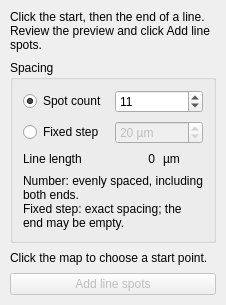
              <widget class="QWidget" name="tabWidgetPage2">
               <layout class="QVBoxLayout" name="layout_24">
                <property name="spacing">
                 <number>8</number>
                </property>
                <property name="leftMargin">
                 <number>10</number>
                </property>
                <property name="topMargin">
                 <number>10</number>
                </property>
                <property name="rightMargin">
                 <number>10</number>
                </property>
                <property name="bottomMargin">
                 <number>10</number>
                </property>
                <item>
                 <widget class="QLabel" name="Hint_Line">
                  <property name="text">
                   <string>Click the start, then the end of a line. Review the preview and click Add line spots.</string>
                  </property>
                  <property name="wordWrap">
                   <bool>true</bool>
                  </property>
                  <property name="textFormat">
                   <enum>Qt::PlainText</enum>
                  </property>
                  <property name="textInteractionFlags">
                   <set>Qt::TextSelectableByMouse</set>
                  </property>
                 </widget>
                </item>
                <item>
                 <widget class="QGroupBox" name="groupBox_9">
                  <property name="title">
                   <string>Spacing</string>
                  </property>
                  <layout class="QVBoxLayout" name="layout_23">
                   <property name="spacing">
                    <number>8</number>
                   </property>
                   <property name="leftMargin">
                    <number>10</number>
                   </property>
                   <property name="topMargin">
                    <number>10</number>
                   </property>
                   <property name="rightMargin">
                    <number>10</number>
                   </property>
                   <property name="bottomMargin">
                    <number>10</number>
                   </property>
                   <item>
                    <layout class="QGridLayout" name="layout_22">
                     <property name="spacing">
                      <number>8</number>
                     </property>
                     <property name="leftMargin">
                      <number>0</number>
                     </property>
                     <property name="topMargin">
                      <number>0</number>
                     </property>
                     <property name="rightMargin">
                      <number>0</number>
                     </property>
                     <property name="bottomMargin">
                      <number>0</number>
                     </property>
                     <item row="0" column="0">
                      <widget class="QRadioButton" name="Opt_Line_N_Spot">
                       <property name="checked">
                        <bool>true</bool>
                       </property>
                       <attribute name="buttonGroup">
                        <string notr="true">buttonGroup</string>
                       </attribute>
                       <property name="text">
                        <string>Spot count</string>
                       </property>
                      </widget>
                     </item>
                     <item row="0" column="1">
                      <widget class="QSpinBox" name="Spn_Line_N_Spot">
                       <property name="readOnly">
                        <bool>false</bool>
                       </property>
                       <property name="minimum">
                        <number>2</number>
                       </property>
                       <property name="maximum">
                        <number>999999</number>
                       </property>
                       <property name="value">
                        <number>11</number>
                       </property>
                       <property name="keyboardTracking">
                        <bool>false</bool>
                       </property>
                       <property name="accessibleName">
                        <string>Line spot count</string>
                       </property>
                      </widget>
                     </item>
                     <item row="1" column="0">
                      <widget class="QRadioButton" name="Opt_Line_Step_Size">
                       <property name="checked">
                        <bool>false</bool>
                       </property>
                       <attribute name="buttonGroup">
                        <string notr="true">buttonGroup</string>
                       </attribute>
                       <property name="text">
                        <string>Fixed step</string>
                       </property>
                      </widget>
                     </item>
                     <item row="1" column="1">
                      <widget class="QSpinBox" name="Spn_Line_Step_Size">
                       <property name="enabled">
                        <bool>false</bool>
                       </property>
                       <property name="minimum">
                        <number>1</number>
                       </property>
                       <property name="maximum">
                        <number>999999999</number>
                       </property>
                       <property name="value">
                        <number>20</number>
                       </property>
                       <property name="suffix">
                        <string> µm</string>
                       </property>
                       <property name="keyboardTracking">
                        <bool>false</bool>
                       </property>
                       <property name="accessibleName">
                        <string>Line step size in micrometers</string>
                       </property>
                      </widget>
                     </item>
                     <item row="2" column="0">
                      <widget class="QLabel" name="label_17">
                       <property name="text">
                        <string>Line length</string>
                       </property>
                       <property name="wordWrap">
                        <bool>true</bool>
                       </property>
                       <property name="textInteractionFlags">
                        <set>Qt::TextSelectableByMouse</set>
                       </property>
                      </widget>
                     </item>
                     <item row="2" column="1">
                      <layout class="QHBoxLayout" name="layout_21">
                       <property name="spacing">
                        <number>8</number>
                       </property>
                       <property name="leftMargin">
                        <number>0</number>
                       </property>
                       <property name="topMargin">
                        <number>0</number>
                       </property>
                       <property name="rightMargin">
                        <number>0</number>
                       </property>
                       <property name="bottomMargin">
                        <number>0</number>
                       </property>
                       <item>
                        <widget class="QLabel" name="Txt_Line_Length">
                         <property name="text">
                          <string>0</string>
                         </property>
                         <property name="alignment">
                          <set>Qt::AlignRight|Qt::AlignTrailing|Qt::AlignVCenter</set>
                         </property>
                         <property name="textInteractionFlags">
                          <set>Qt::TextSelectableByMouse</set>
                         </property>
                        </widget>
                       </item>
                       <item>
                        <widget class="QLabel" name="label_12">
                         <property name="text">
                          <string>µm</string>
                         </property>
                         <property name="wordWrap">
                          <bool>true</bool>
                         </property>
                         <property name="textInteractionFlags">
                          <set>Qt::TextSelectableByMouse</set>
                         </property>
                        </widget>
                       </item>
                      </layout>
                     </item>
                    </layout>
                   </item>
                   <item>
                    <widget class="QLabel" name="Hint_LineSpacing">
                     <property name="text">
                      <string>Number: evenly spaced, including both ends.
Fixed step: exact spacing; the end may be empty.</string>
                     </property>
                     <property name="wordWrap">
                      <bool>true</bool>
                     </property>
                     <property name="textFormat">
                      <enum>Qt::PlainText</enum>
                     </property>
                     <property name="textInteractionFlags">
                      <set>Qt::TextSelectableByMouse</set>
                     </property>
                    </widget>
                   </item>
                  </layout>
                 </widget>
                </item>
                <item>
                 <widget class="QLabel" name="Status_Line">
                  <property name="text">
                   <string>Click the map to choose a start point.</string>
                  </property>
                  <property name="wordWrap">
                   <bool>true</bool>
                  </property>
                  <property name="textFormat">
                   <enum>Qt::PlainText</enum>
                  </property>
                  <property name="textInteractionFlags">
                   <set>Qt::TextSelectableByMouse</set>
                  </property>
                 </widget>
                </item>
                <item>
                 <widget class="QPushButton" name="Btn_Line_Add_Points">
                  <property name="enabled">
                   <bool>false</bool>
                  </property>
                  <property name="text">
                   <string>Add line spots</string>
                  </property>
                 </widget>
                </item>
               </layout>
               <attribute name="title">
                <string>Line</string>
               </attribute>
              </widget>
